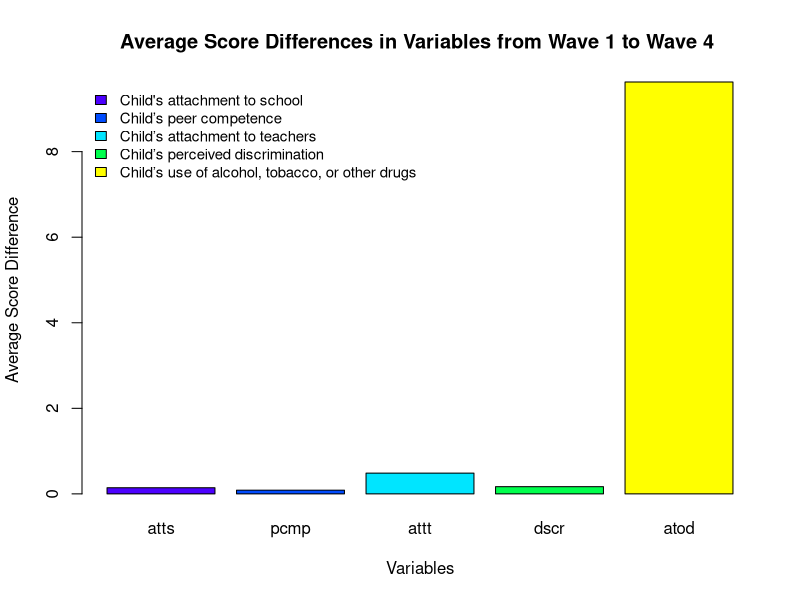

This chart was generated by the following R code: (Note: this script raises an error after producing the figure.)
## ---- chunk 1
options(tinytex.verbose = TRUE)
options(digits = 5) 

#Load Libraries
Libraries <- c("knitr", "readr")
for (p in Libraries) { 
  library(p, character.only = TRUE)
}

opts_chunk$set(fig.align='center',
               external=TRUE,
               echo=TRUE,
               warning=FALSE,
               fig.pos='H', 
               tidy.opts=list(width.cutoff=60),
               tidy=TRUE,
               warning = FALSE
)
## ---- chunk 2
# install.packages("dplyr")
# install.packages("tidyverse")
# install.packages("knitr")
# install.packages("readr")
# install.packages("finalfit")

library("tidyverse")
library("dplyr")
library("knitr")
library("readr")
## ---- chunk 3
setwd("./Data")
w1_child <- read.csv("w1_child.csv",
                     header = TRUE, na.strings = c("9", "8", "98", "99"))
w2_child <- read.table("w2_child.dat",
                       header = TRUE, , na.strings = c("-999"))
w3_child <- read.csv("w3_child.csv",
                     header = TRUE, na.strings = c("9", "8", "98", "99"))
w4_child <- read.csv("w4_child.csv",
                     header = FALSE, na.strings = c("9", "8", "98", "99"))
names_w4_child <- read.table("names_w4_child.txt")
educinc <- read.csv("educinc.csv",
                    header = TRUE, na.strings = c("."))
## ---- chunk 4
names(w4_child) <- t(names_w4_child)
## ---- chunk 5
names(w1_child) <- tolower(names(w1_child))
names(w2_child) <- tolower(names(w2_child))
names(w3_child) <- tolower(names(w3_child))
names(w4_child) <- tolower(names(w4_child))
names(educinc) <- tolower(names(educinc))
## ---- chunk 6
w1234 <- (list(w1_child, w2_child, w3_child, w4_child, educinc)
          %>% reduce(full_join, by = "famid")) %>% dplyr::select(famid, c01cohort, 
                                                                 c01gender, c01school, c01sibli, contains("atts"), contains("pcmp"),
                                                                 contains("attt"), contains("dscr"), contains("atod"), fameduc, income,
                                                                 c01sibli, contains("edex"))
## ---- chunk 7
pcmp_01_02_cols <- c(grep("pcmp01", names(w1234)), grep("pcmp02", names(w1234)))
w1234[ ,pcmp_01_02_cols] <- 5 - w1234[ ,pcmp_01_02_cols]
## ---- chunk 8
w1234$c01attt <- rowMeans(w1234[c(grep("c01attt", names(w1234)))], na.rm = TRUE)
w1234$c04attt <- rowMeans(w1234[c(grep("c04attt", names(w1234)))], na.rm = TRUE)

w1234$c01pcmp <- rowMeans(w1234[c(grep("c01pcmp", names(w1234)))], na.rm = TRUE)
w1234$c04pcmp <- rowMeans(w1234[c(grep("c04pcmp", names(w1234)))], na.rm = TRUE)

w1234$c01dscr <- rowMeans(w1234[c("c01dscr07", "c01dscr08", "c01dscr09", "c01dscr10")], na.rm = TRUE)
w1234$c04dscr <- rowMeans(w1234[c("c04dscr07", "c04dscr08", "c04dscr09", "c04dscr10")], na.rm = TRUE)

w1234$c01atts <- rowMeans(w1234[c("c01atts03", "c01atts07", "c01atts08", "c01atts10")], na.rm = TRUE)
w1234$c02atts <- rowMeans(w1234[c("c02atts03", "c02atts07", "c02atts08", "c02atts10")], na.rm = TRUE)
w1234$c03atts <- rowMeans(w1234[c("c03atts03", "c03atts07", "c03atts08", "c03atts10")], na.rm = TRUE)
w1234$c04atts <- rowMeans(w1234[c("c01atts03", "c04atts07", "c04atts08", "c04atts10")], na.rm = TRUE)

w1234$c01atod <- rowSums(w1234[c("c01atod01", "c01atod02", "c01atod03", "c01atod04", "c01atod05", "c01atod06", "c01atod07", "c01atod08", "c01atod09")], na.rm = TRUE)
w1234$c04atod <- rowSums(w1234[c("c04atod01", "c04atod02", "c04atod03", "c04atod04", "c04atod05", "c04atod06", "c04atod07", "c04atod08", "c04atod09")], na.rm = TRUE)
## ---- chunk 9
score_variables <- c("atts", "pcmp", "attt", "dscr", "atod")
w1234[paste("difference_", score_variables, sep = "")] <- w1234[paste("c01", score_variables, sep = "")] - w1234[paste("c04", score_variables, sep = "")]
ave_abs_change <- abs(colMeans(w1234[ , c("difference_atts", "difference_pcmp", "difference_attt", "difference_dscr", "difference_atod")], na.rm = TRUE))

atts <- abs(mean(w1234$c01atts - w1234$c04atts, na.rm = TRUE))
pcmp <- abs(mean(w1234$c01pcmp - w1234$c04pcmp, na.rm = TRUE))
attt <- abs(mean(w1234$c01attt - w1234$c04attt, na.rm = TRUE))
dscr <- abs(mean(w1234$c01dscr - w1234$c04dscr, na.rm = TRUE))
atod <- abs(mean(w1234$c01atod - w1234$c04atod, na.rm = TRUE))
## ---- chunk 10
color_vector <- function(num){
  return (topo.colors(num))}
## ---- chunk 11
average_change <- c(atts, pcmp, attt, dscr, atod)
barplot(average_change, main="Average Score Differences in Variables from Wave 1 to Wave 4 ", xlab="Variables",  
        ylab="Average Score Difference", names.arg=c("atts","pcmp","attt","dscr","atod"), col = color_vector(5))

legend("topleft", c("Child's attachment to school","Child’s peer competence","Child’s attachment to teachers","Child’s perceived discrimination","Child’s use of alcohol, tobacco, or other drugs"), cex=0.9, 
       bty="n", fill = color_vector(5))
## ---- chunk 12
w1234$c01gender[w1234$c01gender == 1] = "girl"
w1234$c01gender[w1234$c01gender == 2] = "boy"
## ---- chunk 13
t_test_gender <- function(score_var){
  return (t.test(score_var ~ c01gender, paired = FALSE, data = w1234))}

tatod <- t_test_gender(w1234$difference_atod)
tattt <- t_test_gender(w1234$difference_attt)  
tatts <- t_test_gender(w1234$difference_atts)  
tdscr <- t_test_gender(w1234$difference_dscr)   
tpcmp <- t_test_gender(w1234$difference_pcmp)   

tatod
tattt
tatts
tdscr
tpcmp

## ---- chunk 14
extract_pval <- function(ttest){
  return (ttest$p.value)
}
## ---- chunk 15
p_values <- c(extract_pval(tatod), extract_pval(tattt), extract_pval(tatts), extract_pval(tpcmp), extract_pval(tdscr))
barplot(p_values, main="Gender Differences in Score Differences from Wave 1 to Wave 4 ", xlab="Variables",  
        ylab="P-value", names.arg=c("atod","attt","atts","pcmp","dscr"), col = c("orange","lightyellow", "yellow", "gold", "lightpink"))

legend(1.2, 0.99, c("Child’s use of alcohol,\ntobacco, or other drugs", "Child’s attachment to teachers", "Child's attachment to school","Child’s peer competence","Child’s perceived discrimination"), cex=0.7, 
       bty="n", fill = c("orange","lightyellow", "yellow", "gold", "lightpink"))
## ---- chunk 16
p_values[p_values < 0.05] = "yes"
p_values[p_values > 0.05] = "ABSOLUTELY NO CHANGE"
percent_not_significant <- c(length(p_values[p_values > 0.05]) / 5 * 100, length(p_values[p_values < 0.05]) / 5 * 100)
## ---- chunk 17
pie(percent_not_significant, col = c("red", "blue"), labels = percent_not_significant, main="% of Score Difference Variables that Statistically Differed by Gender")

legend(-2.1, 1.05, c("STATISTICALLY NO DIFFERENCE","yes"), cex=0.8, fill=c("red", "blue"))
